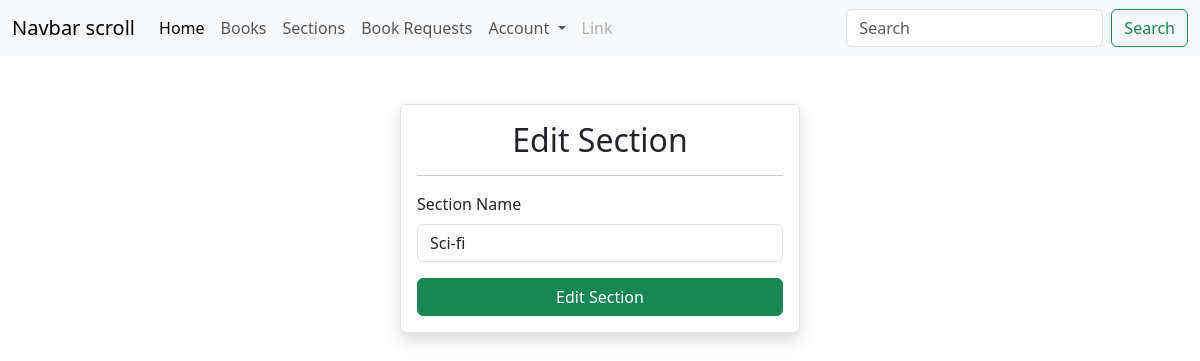
The app's page /edit/sections/3 (signed in), older data.
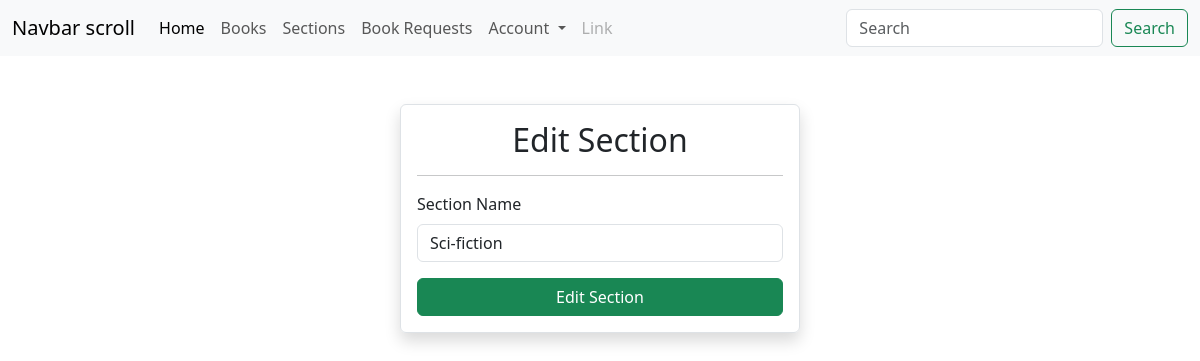
The same page, newer data.
### app/models.py (models this page shows)
class Section(db.Model):
    __tablename__ = "sections"
    section_id = db.Column(db.Integer, autoincrement=True, primary_key=True)
    section_name = db.Column(db.String)

### app/bp/section.py (the view, shortened to what this page needs)
@bp.route("/edit/sections/<section_id>", methods=["GET", "POST"])
@login_required("admin")
def edit_section(section_id):
    section = Section.query.filter_by(section_id=section_id).first()
    if request.method == "GET":
        return render_template("section/edit_section.html", section=section)

### app/utils.py (called while the page is built)
def login_required(role):
    def wrapper(original):
        @wraps(original)
        def inner(*args, **kwargs):
            if session.get("username") and session.get("role") == role:
                return original(*args, **kwargs)
            else:
                flash(f"You need to login as {role}", "warning")
                return redirect(url_for("auth.login"))
        return inner
    return wrapper

### templates/section/edit_section.html
{% extends "base.html" %}
{% block content %}
<div class="container-fluid">
    <div class="row mt-5">
        <div class="offset-4 col-4 shadow border rounded p-3">
            <h2 class="text-center">Edit Section</h2>
            <hr>
            <form action="/edit/sections/{{section.section_id}}" method="post">
                <div class="mb-3">
                    <label for="sectionName" class="form-label">Section Name</label>
                    <input type="text" class="form-control" name="sectionName" id="sectionName" placeholder="section1"
                        value="{{ section.section_name }}">
                </div>
                <button class="btn btn-success w-100" type="submit">Edit Section</button>
            </form>
        </div>
    </div>
</div>
{%endblock%}

Row changes from the older to the newer data that the page shows:
changed Section: sectionName "Sci-fi" → "Sci-fiction"
